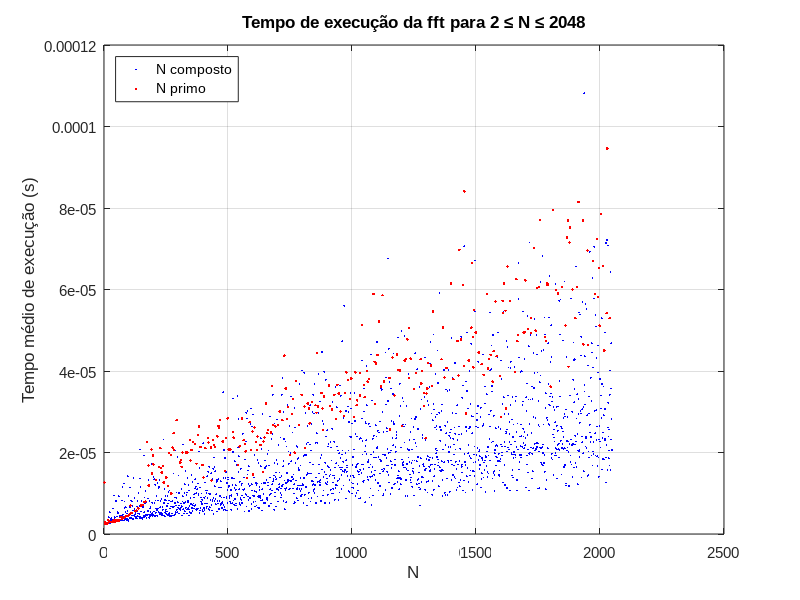

The MATLAB script that drew this image: (Note: this script raises an error after producing the figure.)
% Parte IV - Tempo de execucao da fft para 2 <= N <= 2048
% Uso de clock() e etime() conforme solicitado no roteiro

clear; clc; close all;
set(0, 'defaultaxesfontname', 'Arial');
set(0, 'defaultaxesfontsize', 11);

Nvals = 2:2048;
reps = 50;
tempos = zeros(1, length(Nvals));

for idx = 1:length(Nvals)
  N = Nvals(idx);
  x = rand(1, N);
  t1 = clock();
  for r = 1:reps
    X = fft(x);
  end
  t2 = clock();
  tempos(idx) = etime(t2, t1) / reps;
end

ehprimo = isprime(Nvals);

figure('Position', [100 100 900 500]);
plot(Nvals(~ehprimo), tempos(~ehprimo), '.b', 'MarkerSize', 4); hold on;
plot(Nvals(ehprimo), tempos(ehprimo), '.r', 'MarkerSize', 6);
xlabel('N'); ylabel('Tempo médio de execução (s)');
title('Tempo de execução da fft para 2 \leq N \leq 2048');
legend('N composto', 'N primo', 'Location', 'northwest');
grid on;

drawnow;
frame = getframe(gcf);
imwrite(frame.cdata, '../figuras/parte4.png');

fprintf('Tempo medio (N primo): %.6e s\n', mean(tempos(ehprimo)));
fprintf('Tempo medio (N composto): %.6e s\n', mean(tempos(~ehprimo)));
fprintf('Tempo medio em N=2048 (potencia de 2): %.6e s\n', tempos(end));
[~, idxmax] = max(tempos);
fprintf('Maior tempo observado: N=%d (primo? %d), t=%.6e s\n', Nvals(idxmax), ehprimo(idxmax), tempos(idxmax));
disp('Parte IV concluida. Figura salva.');
